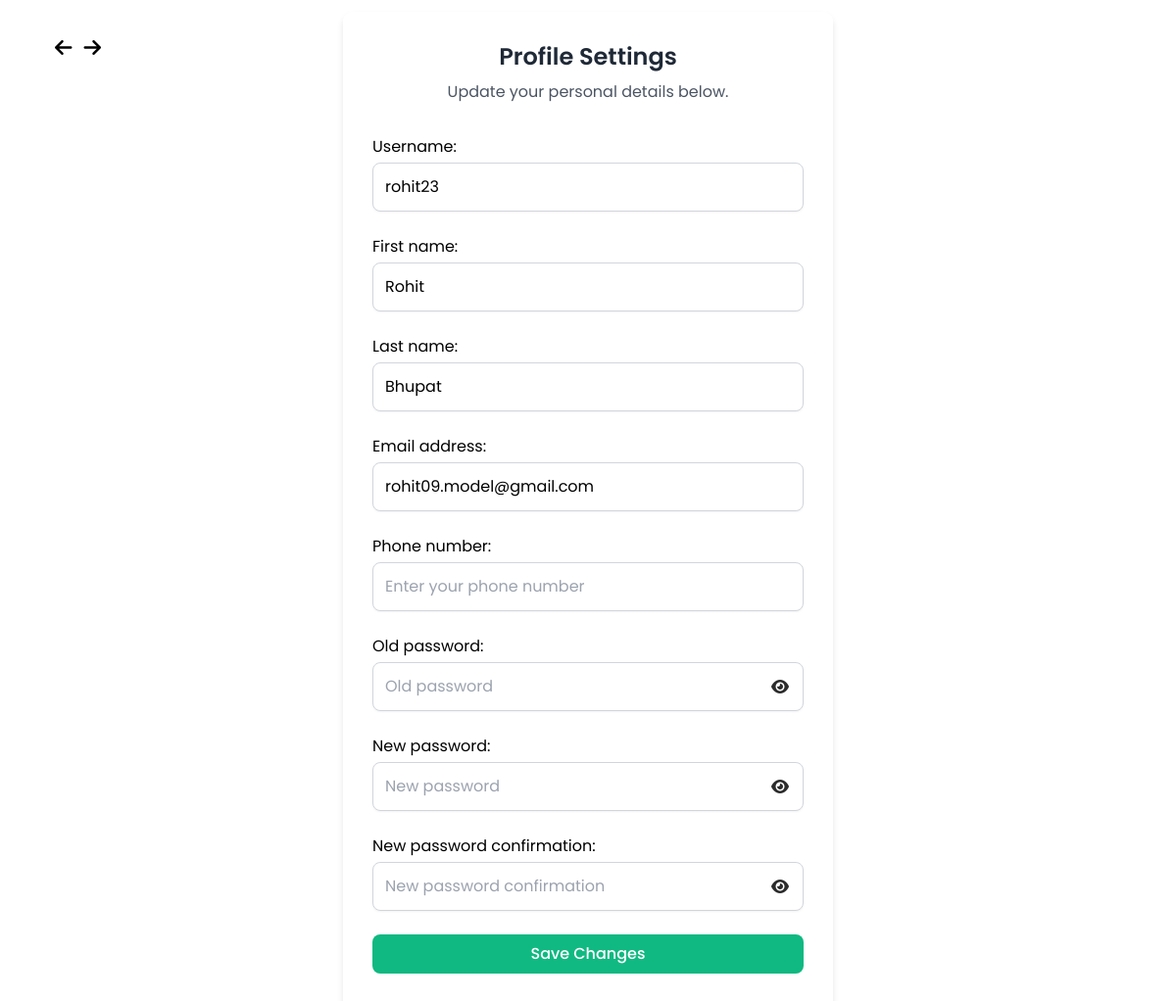
The app's page /profile-settings/ (signed in), older data.
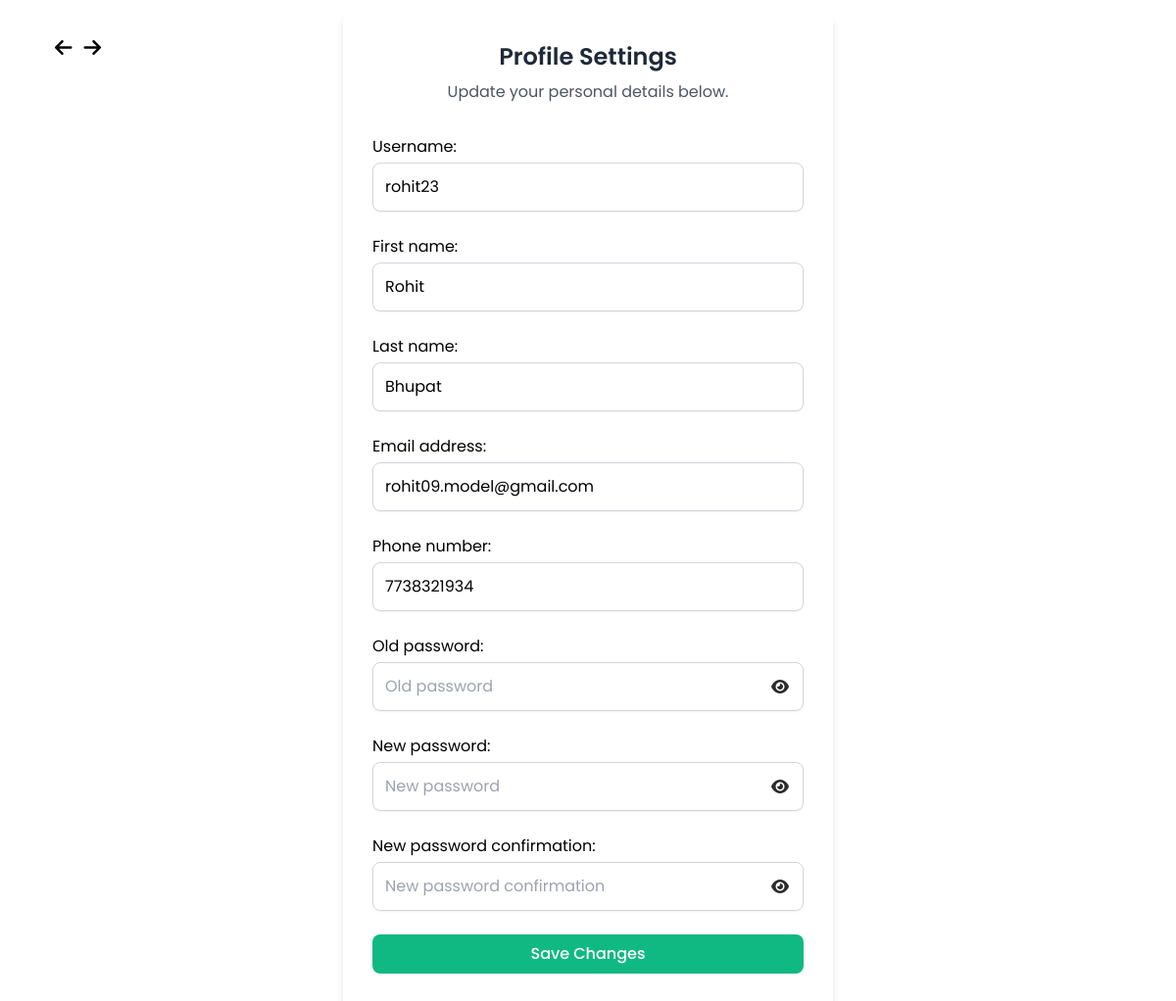
The same page, newer data.
### art/models.py (models this page shows, shortened)
class UserInfo(models.Model):
    user = models.OneToOneField(settings.AUTH_USER_MODEL, on_delete=models.CASCADE, related_name='userinfo')
    first_name = models.CharField(max_length=150, blank=True, null=True)
    last_name = models.CharField(max_length=150, blank=True, null=True)
    email = models.EmailField(max_length=254, blank=True, null=True)
    phone_number = models.CharField(max_length=17, blank=False, default='', help_text="Please enter the phone number, without +91")

### art/views.py (the view, shortened to what this page needs)
# urls.py: path('profile-settings/', views.profile_settings, name='profile_settings'),
@login_required
def profile_settings(request):
    is_seller = request.user.groups.filter(name="SellerGroup").exists()
    user_info, created = UserInfo.objects.get_or_create(user=request.user)
    try:
        seller_info = request.user.sellerinfo
    except SellerInfo.DoesNotExist:
        seller_info = None
    user_form = UserForm(instance=request.user)
    password_form = PasswordChangeForm(user=request.user)  # Password change form
    seller_form = SellerForm(instance=seller_info) if is_seller else None
    initial_data = {"phone_number": user_info.phone_number}
    return render(
        request,
        "art/profile_settings.html",
        {
            "userForm": user_form,
            "sellerForm": seller_form,
            "passwordForm": password_form,
            "is_seller": is_seller,
            "phone_number": initial_data["phone_number"],
        },
    )

### art/forms.py
class UserForm(forms.ModelForm):
    class Meta:
        model = User
        fields = ['username', 'first_name', 'last_name', 'email']
    def __init__(self, *args, **kwargs):
        super(UserForm, self).__init__(*args, **kwargs)
        self.fields['username'].help_text = ''
        for visible in self.visible_fields():
            visible.field.widget.attrs['class'] = 'form-control'

### art/context_processors.py (called while the page is built)
def catalogue_list(request):
    return {"catalogue_list": Catalogue.objects.all()}

### templates/art/profile_settings.html (shortened to what this page needs)
{% load static %}
{% block css_file %}
<link rel="stylesheet" type="text/css" href="{% static 'dashboard/css/profile_settings.css' %}">
<link rel="stylesheet" href="https://cdnjs.cloudflare.com/ajax/libs/font-awesome/6.0.0-beta3/css/all.min.css">
<script src="https://cdn.tailwindcss.com"></script>
{% endblock %}
{% block body %}
{% include "art/arrow_button.html" %}
<div class="app-wrapper">
    <div class="app-content pt-3 p-md-3 p-lg-4">
            <div class="flex space-x-3 button-container">
                <i class="fa-solid fa-arrow-left cursor-pointer text-xl" onclick="goBack()"></i>
                <i class="fa-solid fa-arrow-right cursor-pointer text-xl" onclick="goForward()"></i>
            </div>
        </div>
        <div class="card-transparent">
            <h1 class="text-2xl font-semibold text-gray-800 text-center">Profile Settings</h1>
            <p class="text-gray-600 text-center mt-2 mb-8">Update your personal details below.</p>
            <form method="post" class="space-y-6">
                {% for field in userForm %}
                <div class="fieldWrapper">
                    {{ field.label_tag }}
                    <input type="{{ field.field.widget.input_type }}" name="{{ field.name }}" id="{{ field.id_for_label }}"
                        class="mt-1 block w-full p-3 rounded-lg border border-gray-300 shadow-sm focus:ring-green-500 focus:border-green-500 placeholder-gray-400"
                        autocomplete="off" placeholder="Enter your {{ field.label|lower }}" {% if field.value %}value="{{ field.value }}"{% endif %} />
                </div>
                {% endfor %}
                <div class="fieldWrapper">
                    <label for="id_phone_number">Phone number:</label>
                    <input type="text" name="phone_number" id="id_phone_number"
                        class="mt-1 block w-full p-3 rounded-lg border border-gray-300 shadow-sm focus:ring-green-500 focus:border-green-500 placeholder-gray-400"
                        value="{{ phone_number }}" placeholder="Enter your phone number" />
                </div>
                {% for field in passwordForm %}
                <div class="fieldWrapper password-wrapper">
                    {{ field.label_tag }}
                    <input type="{{ field.field.widget.input_type }}" name="{{ field.name }}" id="{{ field.id_for_label }}"
                        class="mt-1 block w-full p-3 rounded-lg border border-gray-300 shadow-sm focus:ring-green-500 focus:border-green-500 placeholder-gray-400"
                        placeholder="{{ field.label }}" />
                    <i class="fas fa-eye toggle-password"></i>
                </div>
                {% endfor %}
                <button type="submit" class="btn btn-save-changes text-white py-2 rounded-lg font-medium">
                    Save Changes
                </button>
            </form>
        </div>
    </div>
{% endblock %}

Row changes from the older to the newer data that the page shows:
now on this page (row edited): UserInfo: phone_number "7738321934"
